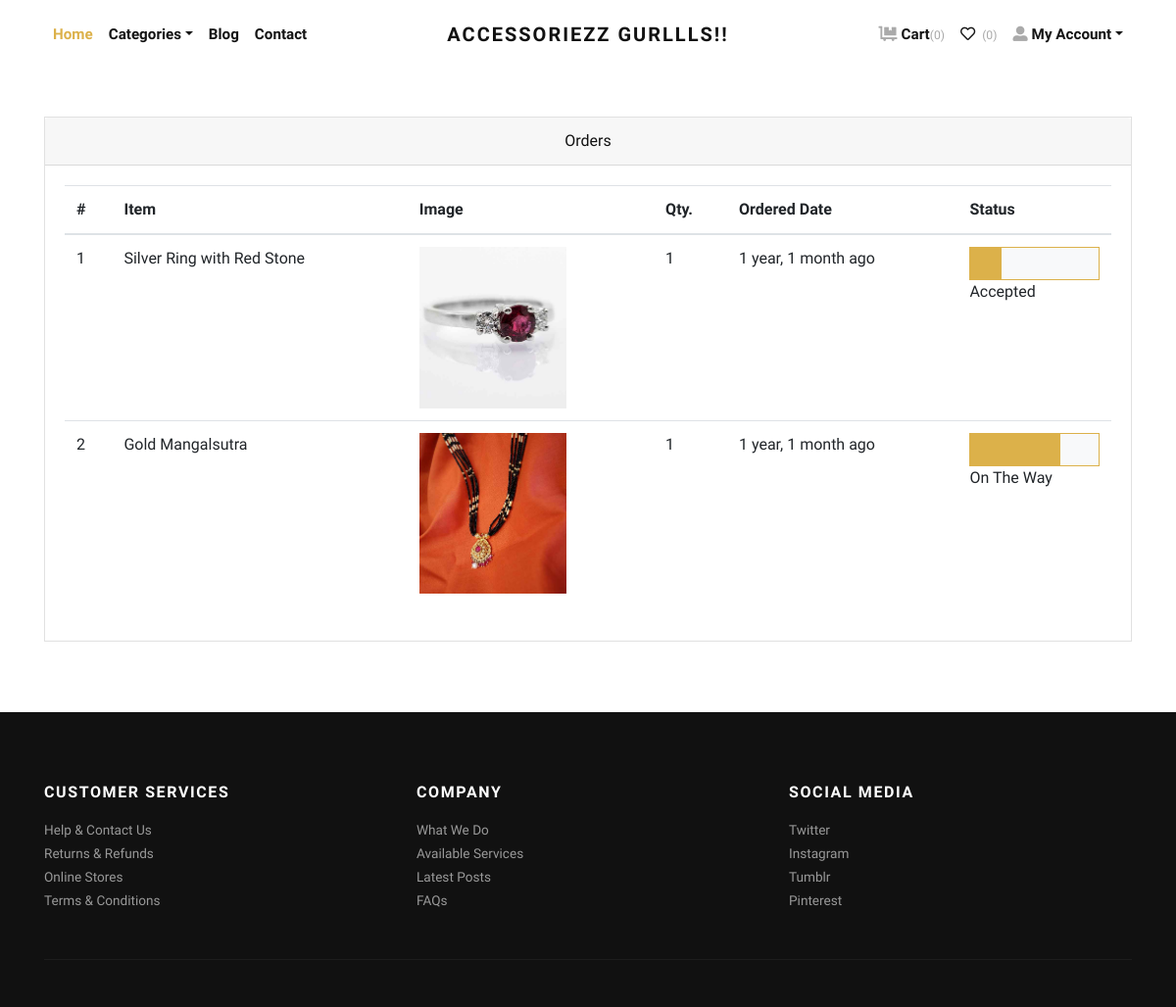
Screenshot of /orders/ (signed in) with the database file from the repository.
### store/models.py (models this page shows, shortened)
class Order(models.Model):
    user = models.ForeignKey(User, verbose_name="User", on_delete=models.CASCADE)
    address = models.ForeignKey(Address, verbose_name="Shipping Address", on_delete=models.CASCADE)
    product = models.ForeignKey(Product, verbose_name="Product", on_delete=models.CASCADE)
    quantity = models.PositiveIntegerField(verbose_name="Quantity")
    ordered_date = models.DateTimeField(auto_now_add=True, verbose_name="Ordered Date")
    status = models.CharField(
        choices=STATUS_CHOICES,
        max_length=50,
        default="Pending"
        )

class Product(models.Model):
    title = models.CharField(max_length=150, verbose_name="Product Title")
    slug = models.SlugField(max_length=160, verbose_name="Product Slug")
    sku = models.CharField(max_length=255, unique=True, verbose_name="Unique Product ID (SKU)")
    short_description = models.TextField(verbose_name="Short Description")
    detail_description = models.TextField(blank=True, null=True, verbose_name="Detail Description")
    product_image = models.ImageField(upload_to='product', blank=True, null=True, verbose_name="Product Image")
    price = models.DecimalField(max_digits=8, decimal_places=2)
    category = models.ForeignKey(Category, verbose_name="Product Categoy", on_delete=models.CASCADE)
    is_active = models.BooleanField(verbose_name="Is Active?")
    is_featured = models.BooleanField(verbose_name="Is Featured?")
    created_at = models.DateTimeField(auto_now_add=True, verbose_name="Created Date")
    updated_at = models.DateTimeField(auto_now=True, verbose_name="Updated Date")
    class Meta:
        verbose_name_plural = 'Products'
        ordering = ('-created_at', )

### store/views.py (the view)
# urls.py: path('orders/', views.orders, name="orders"),
@login_required
def orders(request):
    all_orders = Order.objects.filter(user=request.user).order_by('-ordered_date')
    return render(request, 'store/orders.html', {'orders': all_orders})

### store/context_preprocessors.py (called while the page is built)
def store_menu(request):
    categories = Category.objects.filter(is_active=True)
    context = {
        'categories_menu': categories,
    }
    return context

def cart_menu(request):
    if request.user.is_authenticated:
        cart_items= Cart.objects.filter(user=request.user)
        context = {
            'cart_items': cart_items,
        }
    else:
        context = {}
    return context

### templates/store/orders.html (shortened to what this page needs)
{% extends 'base.html' %}
{% load static %}
{% load humanize %}
    {% block content %}
      <div class="container py-5">
        <div class="row">
          <div class="col-lg-12">
            <div class="card mb-4" id="tables">
              <div class="card-header text-center">Orders</div>
              <div class="card-body">
                <table class="table table-hover">
                  <thead>
                    <tr>
                      <th>#</th>
                      <th>Item</th>
                      <th>Image</th>
                      <th>Qty.</th>
                      <th>Ordered Date</th>
                      <th>Status</th>
                    </tr>
                  </thead>
                  <tbody>
                    {% if orders %}
                    {% for order in orders %}
                    <tr>
                      <td>{{forloop.counter}}</td>
                      <td>{{order.product.title}}</td>
                      <td>
                        {% if order.product.product_image %}
                          <img src="{{order.product.product_image.url}}" alt="{{order.product.product_ttile}}" style="width:150px;">
                        {% endif %}
                      </td>
                      <td>{{order.quantity}}</td>
                      <td>{{order.ordered_date|naturaltime}}</td>
                      <td>
                        {% if order.status == 'Accepted' %}
                        <div class="bg-light border border-primary">
                            <div class="p-3 bg-primary" style="width:0;"></div>
                        </div>
                        {% endif %}
                        {% if order.status == 'On The Way' %}
                        <div class="bg-light border border-primary">
                            <div class="p-3 bg-primary" style="width:70%;"></div>
                        </div>
                        {% endif %}
                        {{order.status}}
                      </td>
                    </tr>
                    {% endfor %}
                    {% endif %}
                  </tbody>
                </table>
              </div>
            </div>
          </div>
        </div>
      </div>
{% endblock content %}

### jewelryshop/static/css/style.default.css (style rules this page uses)
.border { border: 1px solid #dee2e6 !important; }
.border-primary { border-color: #dcb14a !important; }
body { font-family: "Libre Franklin", sans-serif; font-size: 1rem; font-weight: 400; line-height: 1.5; color: #111111; background-color: #fff; }
.bg-primary { background-color: #dcb14a !important; }
.bg-light { background-color: #f8f9fa !important; }
.card { background-color: #fff; border: 1px solid rgba(17, 17, 17, 0.125); border-radius: 0; }
.card-body { padding: 1.25rem; }
.card-header { padding: 0.75rem 1.25rem; background-color: rgba(17, 17, 17, 0.03); border-bottom: 1px solid rgba(17, 17, 17, 0.125); }
.card-header:first-child { border-radius: calc(0 - 1px) calc(0 - 1px) 0 0; }

### rows the page displays
Order: product "Silver Ring with Red Stone", product.product_image (picture), quantity "1", ordered_date "1 year, 1 month ago", status "Accepted"
Order: product "Gold Mangalsutra", product.product_image (picture), quantity "1", ordered_date "1 year, 1 month ago", status "On The Way"

### other values shown
{{ cart_items.count }} "0"
